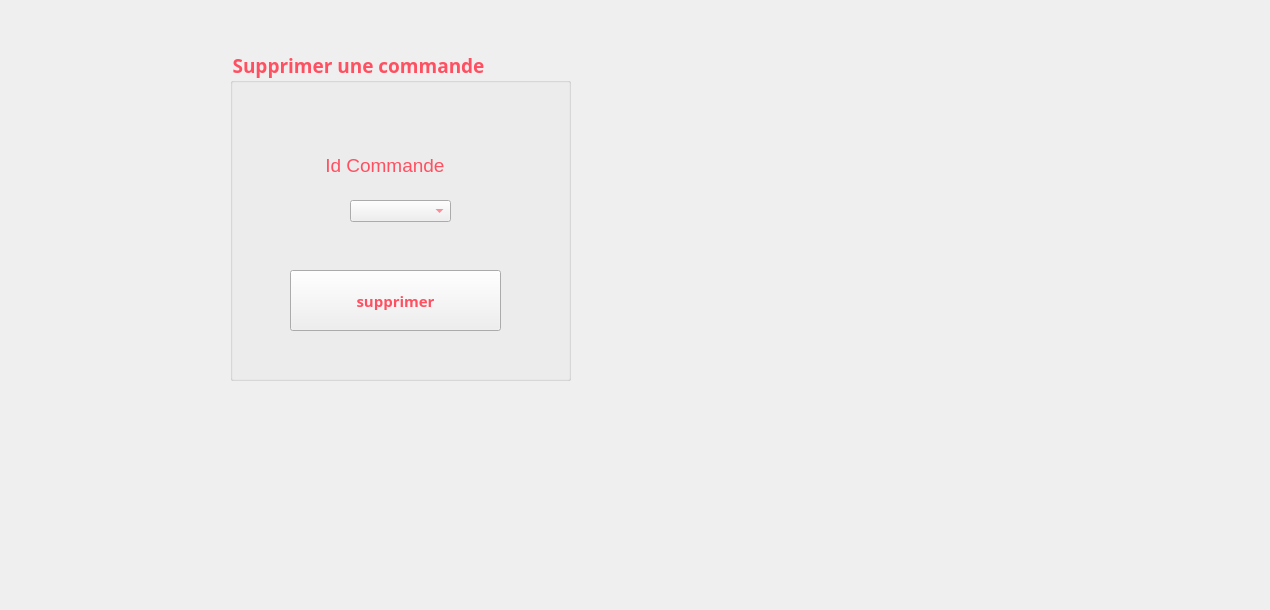
     <widget class="QWidget" name="tab_11">
      <attribute name="title">
       <string>Supprimer</string>
      </attribute>
      <widget class="QGroupBox" name="groupBox_6">
       <property name="geometry">
        <rect>
         <x>230</x>
         <y>50</y>
         <width>341</width>
         <height>331</height>
        </rect>
       </property>
       <property name="font">
        <font>
         <family>Lucida Calligraphy</family>
         <pointsize>14</pointsize>
         <weight>75</weight>
         <bold>true</bold>
        </font>
       </property>
       <property name="layoutDirection">
        <enum>Qt::LeftToRight</enum>
       </property>
       <property name="styleSheet">
        <string notr="true">color: rgb(255, 80, 97);

</string>
       </property>
       <property name="title">
        <string>Supprimer une commande</string>
       </property>
       <widget class="QPushButton" name="pushButton_6">
        <property name="geometry">
         <rect>
          <x>60</x>
          <y>220</y>
          <width>211</width>
          <height>61</height>
         </rect>
        </property>
        <property name="font">
         <font>
          <family>Lucida Calligraphy</family>
          <pointsize>11</pointsize>
          <weight>75</weight>
          <bold>true</bold>
         </font>
        </property>
        <property name="styleSheet">
         <string notr="true">color: rgb(255, 80, 97);
background-image:rgb(255, 170, 255)</string>
        </property>
        <property name="text">
         <string>supprimer</string>
        </property>
        <property name="icon">
         <iconset>
          <normaloff>../../../../Downloads/poubelle.png</normaloff>../../../../Downloads/poubelle.png</iconset>
        </property>
        <property name="iconSize">
         <size>
          <width>150</width>
          <height>150</height>
         </size>
        </property>
       </widget>
       <widget class="QLabel" name="label_45">
        <property name="geometry">
         <rect>
          <x>90</x>
          <y>100</y>
          <width>171</width>
          <height>31</height>
         </rect>
        </property>
        <property name="font">
         <font>
          <family>MS Shell Dlg 2</family>
          <pointsize>14</pointsize>
          <weight>50</weight>
          <italic>false</italic>
          <bold>false</bold>
         </font>
        </property>
        <property name="styleSheet">
         <string notr="true">font: 14pt &quot;MS Shell Dlg 2&quot;;</string>
        </property>
        <property name="text">
         <string> Id Commande</string>
        </property>
       </widget>
       <widget class="QLabel" name="label_30">
        <property name="geometry">
         <rect>
          <x>80</x>
          <y>220</y>
          <width>61</width>
          <height>61</height>
         </rect>
        </property>
        <property name="styleSheet">
         <string notr="true">background-image:url(:/poubelle.png)</string>
        </property>
        <property name="text">
         <string/>
        </property>
       </widget>
       <widget class="QComboBox" name="comboCommande_2">
        <property name="geometry">
         <rect>
          <x>120</x>
          <y>150</y>
          <width>101</width>
          <height>22</height>
         </rect>
        </property>
       </widget>
       <widget class="QLabel" name="label_42">
        <property name="geometry">
         <rect>
          <x>60</x>
          <y>220</y>
          <width>71</width>
          <height>61</height>
         </rect>
        </property>
        <property name="text">
         <string/>
        </property>
        <property name="pixmap">
         <pixmap>../../Pictures/i/poubelle.png</pixmap>
        </property>
       </widget>
      </widget>
      <widget class="QLabel" name="label_43">
       <property name="geometry">
        <rect>
         <x>0</x>
         <y>0</y>
         <width>1261</width>
         <height>601</height>
        </rect>
       </property>
       <property name="text">
        <string/>
       </property>
       <property name="pixmap">
        <pixmap>../../Pictures/i/Alinka-Shemeluyk_Sweets_YkxmSWdYdw.jpg</pixmap>
       </property>
      </widget>
      <zorder>label_43</zorder>
      <zorder>groupBox_6</zorder>
     </widget>
